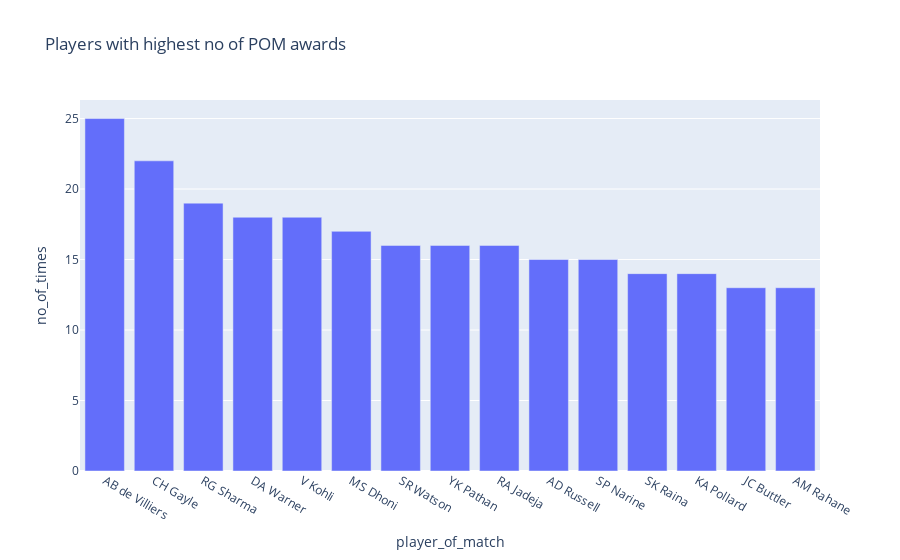

Notebook code cell kept with this figure:
### Code cell
fig5=px.bar(pom_awards.head(15), x='player_of_match', y='no_of_times', title='Players with highest no of POM awards', height=550)
fig5.show()

### Figure 1 — Plotly figure (JSON) as saved in the notebook; plotly's stock layout.template omitted (floating-point values rounded to 4 significant figures)
{"data": [{"alignmentgroup": "True", "hovertemplate": "player_of_match=%{x}<br>no_of_times=%{y}<extra></extra>", "legendgroup": "", "marker": {"color": "#636efa", "pattern": {"shape": ""}}, "name": "", "offsetgroup": "", "orientation": "v", "showlegend": false, "textposition": "auto", "type": "bar", "x": ["AB de Villiers", "CH Gayle", "RG Sharma", "DA Warner", "V Kohli", "MS Dhoni", "SR Watson", "YK Pathan", "RA Jadeja", "AD Russell", "SP Narine", "SK Raina", "KA Pollard", "JC Buttler", "AM Rahane"], "xaxis": "x", "y": [25, 22, 19, 18, 18, 17, 16, 16, 16, 15, 15, 14, 14, 13, 13], "yaxis": "y"}], "layout": {"autosize": true, "barmode": "relative", "legend": {"tracegroupgap": 0}, "title": {"text": "Players with highest no of POM awards"}, "xaxis": {"anchor": "y", "autorange": true, "domain": [0, 1], "range": [-0.5, 14.5], "title": {"text": "player_of_match"}, "type": "category"}, "yaxis": {"anchor": "x", "autorange": true, "domain": [0, 1], "range": [0, 26.32], "title": {"text": "no_of_times"}, "type": "linear"}}}
